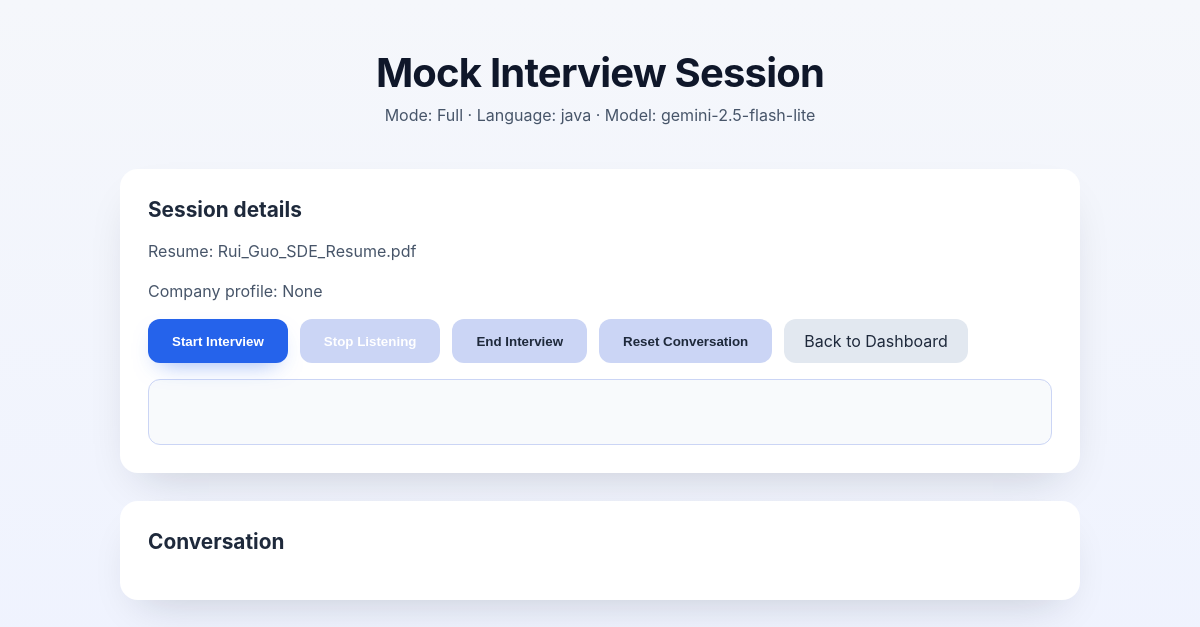
Screenshot of /interviews/36 (signed in) with the database file from the repository.
### app/models.py (models this page shows)
class Base(DeclarativeBase):
    pass

class Interview(Base):
    __tablename__ = "interviews"
    id: Mapped[int] = mapped_column(Integer, primary_key=True)
    user_id: Mapped[int] = mapped_column(ForeignKey("users.id"), nullable=False, index=True)
    resume_id: Mapped[int | None] = mapped_column(ForeignKey("resumes.id"), nullable=True)
    company_profile_id: Mapped[int | None] = mapped_column(ForeignKey("company_profiles.id"), nullable=True)
    status: Mapped[str] = mapped_column(String(32), nullable=False, default="created")
    mode: Mapped[str] = mapped_column(String(32), nullable=False, default="full")
    language: Mapped[str] = mapped_column(String(16), nullable=False, default="python")
    model: Mapped[str] = mapped_column(String(64), nullable=False, default="gemini-2.5-flash-lite")
    started_at: Mapped[datetime | None] = mapped_column(DateTime, nullable=True)
    ended_at: Mapped[datetime | None] = mapped_column(DateTime, nullable=True)
    updated_at: Mapped[datetime] = mapped_column(DateTime, default=datetime.utcnow, nullable=False)
    current_phase: Mapped[str | None] = mapped_column(String(64), nullable=True)
    phase_started_at: Mapped[datetime | None] = mapped_column(DateTime, nullable=True)
    phase_turn_start_index: Mapped[int] = mapped_column(Integer, nullable=False, default=0)
    last_speech_at: Mapped[datetime | None] = mapped_column(DateTime, nullable=True)
    last_code_change_at: Mapped[datetime | None] = mapped_column(DateTime, nullable=True)
    candidate_name: Mapped[str] = mapped_column(String(120), nullable=False, default="")
    problem_presented: Mapped[bool] = mapped_column(Boolean, nullable=False, default=False)
    current_code: Mapped[str] = mapped_column(Text, nullable=False, default="")
    conversation: Mapped[list] = mapped_column(MutableList.as_mutable(_json_type()), nullable=False, default=list)
    code_snapshots: Mapped[list] = mapped_column(MutableList.as_mutable(_json_type()), nullable=False, default=list)
    company_context: Mapped[dict] = mapped_column(MutableDict.as_mutable(_json_type()), nullable=False, default=dict)
    coding_question: Mapped[dict] = mapped_column(MutableDict.as_mutable(_json_type()), nullable=False, default=dict)
    ood_question: Mapped[dict] = mapped_column(MutableDict.as_mutable(_json_type()), nullable=False, default=dict)
    code_evaluation: Mapped[dict] = mapped_column(MutableDict.as_mutable(_json_type()), nullable=False, default=dict)
    coding_summary: Mapped[dict] = mapped_column(MutableDict.as_mutable(_json_type()), nullable=False, default=dict)
    report: Mapped[dict] = mapped_column(MutableDict.as_mutable(_json_type()), nullable=False, default=dict)
    user = relationship("User", back_populates="interviews")
    resume = relationship("Resume")
    company_profile = relationship("CompanyProfile")

class Resume(Base):
    __tablename__ = "resumes"
    id: Mapped[int] = mapped_column(Integer, primary_key=True)
    user_id: Mapped[int] = mapped_column(ForeignKey("users.id"), nullable=False, index=True)
    filename: Mapped[str] = mapped_column(String(255), nullable=False)
    content_type: Mapped[str] = mapped_column(String(128), nullable=False)
    size_bytes: Mapped[int] = mapped_column(Integer, nullable=False, default=0)
    storage_path: Mapped[str] = mapped_column(String(512), nullable=False)
    text: Mapped[str] = mapped_column(Text, nullable=False, default="")
    created_at: Mapped[datetime] = mapped_column(DateTime, default=datetime.utcnow, nullable=False)
    user = relationship("User", back_populates="resumes")

### app/app.py (the view)
    @app.route("/interviews/<int:interview_id>")
    @login_required
    def interview_page(interview_id: int):
        with _db() as db:
            user = _ensure_logged_in(db)
            interview = _load_interview(db, interview_id, user.id)
            resume = interview.resume
            company_profile = interview.company_profile
            return render_template(
                "interview.html",
                interview=interview,
                resume=resume,
                company_profile=company_profile,
            )

### app/auth.py (called while the page is built)
def get_current_user(db: Session) -> User | None:
    user_id = session.get("user_id")
    if not user_id:
        return None
    return db.get(User, int(user_id))

def login_required(fn: F) -> F:
    @wraps(fn)
    def wrapper(*args, **kwargs):
        if not session.get("user_id"):
            if request.path.startswith("/api/"):
                return jsonify({"error": "Authentication required."}), 401
            return redirect(url_for("login"))
        return fn(*args, **kwargs)
    return cast(F, wrapper)

### app/templates/interview.html (shortened to what this page needs)
<!DOCTYPE html>
<html lang="en">
<head>
    <link rel="stylesheet" href="{{ url_for('static', filename='css/style.css') }}">
</head>
<body data-interview-id="{{ interview.id }}">
<main class="layout">
    <header class="header">
        <h1>Mock Interview Session</h1>
        <p class="tagline">Mode: {{ interview.mode | replace('_', ' ') | title }} · Language: {{ interview.language }} · Model: {{ interview.model }}</p>
    </header>
    <section class="card">
        <h2>Session details</h2>
        <p class="hint">Resume: {{ resume.filename if resume else "None selected" }}</p>
        <p class="hint">Company profile: {% if company_profile %}{{ company_profile.company }}{% if company_profile.role %} — {{ company_profile.role }}{% endif %}{% else %}None{% endif %}</p>
        <div class="controls">
            <button id="start-btn">Start Interview</button>
            <button id="stop-btn" disabled>Stop Listening</button>
            <button id="end-btn" disabled class="secondary">End Interview</button>
            <button id="reset-btn" disabled class="secondary">Reset Conversation</button>
            <a href="{{ url_for('dashboard') }}" class="secondary link-button">Back to Dashboard</a>
        </div>
        <div id="live-caption" class="caption"></div>
    </section>
    <section class="card">
        <h2>Conversation</h2>
    </section>
</main>
</body>
</html>

### app/static/css/style.css (style rules this page uses)
:root { color-scheme: light; font-family: "Inter", system-ui, -apple-system, BlinkMacSystemFont, "Segoe UI", sans-serif; background-color: #f5f7fb; color: #0f172a; }
body { margin: 0; padding: 0; min-height: 100vh; background: linear-gradient(180deg, #f5f7fb 0%, #eef2ff 100%); }
.layout { max-width: 960px; margin: 0 auto; padding: 3rem 1.5rem 4rem; display: grid; gap: 1.75rem; }
.link-button { display: inline-flex; align-items: center; justify-content: center; padding: 0.75rem 1.25rem; border-radius: 12px; text-decoration: none; background: #e2e8f0; color: #1e293b; }
.header { text-align: center; }
.header h1 { margin: 0; font-size: 2.5rem; letter-spacing: -0.02em; }
.tagline { margin-top: 0.5rem; color: #475569; font-size: 1rem; }
.card { background: #fff; border-radius: 18px; padding: 1.75rem; box-shadow: 0 20px 45px -20px rgba(15, 23, 42, 0.2); }
.card h2 { margin-top: 0; font-size: 1.3rem; color: #1e293b; }
button { cursor: pointer; border: none; border-radius: 12px; background: #2563eb; color: #fff; font-weight: 600; padding: 0.75rem 1.5rem; transition: transform 0.1s ease-in-out, box-shadow 0.1s ease-in-out; box-shadow: 0 10px 25px -12px rgba(37, 99, 235, 0.6); }
button:disabled { background: #cbd5f5; cursor: not-allowed; box-shadow: none; }
.secondary { background: #e2e8f0; color: #1e293b; box-shadow: none; }
.controls { display: flex; flex-wrap: wrap; gap: 0.75rem; margin-bottom: 1rem; }
.hint { margin-top: 0; color: #475569; line-height: 1.5; }
.caption { min-height: 2.5rem; padding: 0.75rem; border-radius: 12px; background: #f8fafc; color: #1e293b; font-size: 1rem; border: 1px solid #cbd5f5; }

### rows the page displays
Interview: mode "Full", language "java", model "gemini-2.5-flash-lite"
Resume: filename "Rui_Guo_SDE_Resume.pdf"
